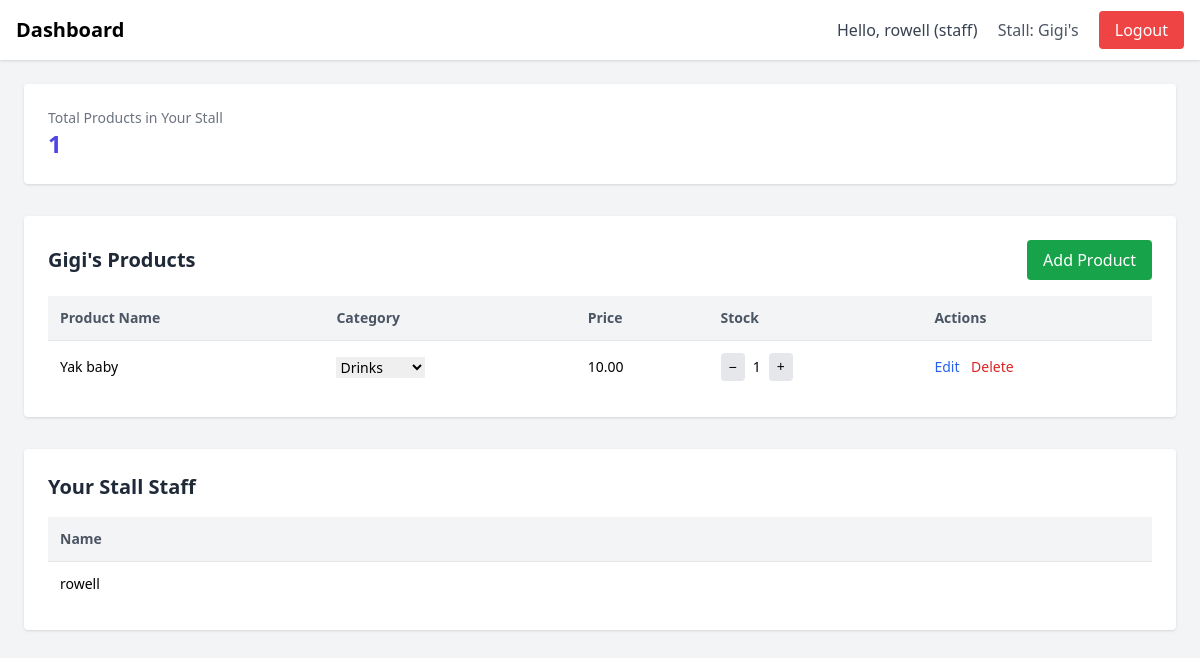
Page /authenticate/dashboard.php (signed in) on the earlier database version.
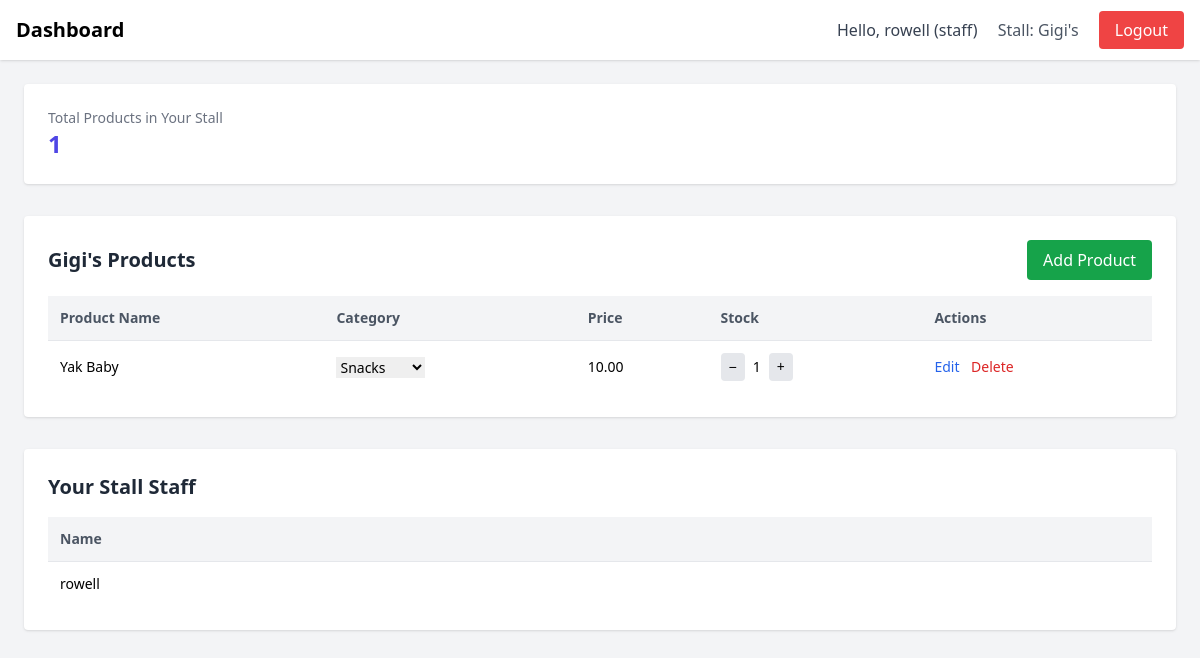
Same page on the later database version.
### tables this page shows
CREATE TABLE `products` (
  `id` int(11) NOT NULL,
  `name` varchar(255) NOT NULL,
  `image_url` varchar(255) DEFAULT NULL,
  `price` decimal(10,2) NOT NULL,
  `stall_id` int(11) NOT NULL,
  `description` varchar(255) DEFAULT NULL,
  `category` varchar(50) DEFAULT NULL,
  `stock` int(11) DEFAULT 0
);

### authenticate/dashboard.php (the view, shortened to what the changed rows need)
<?php
require 'db.php';
$userType = $_SESSION['user_type'];
$userStall = $_SESSION['stall_id'] ?? null;
if ($userType === 'staff') {
  $stmt = $pdo->prepare("SELECT COUNT(*) FROM products WHERE stall_id = ?");
  $stmt->execute([$userStall]);
  $productCount = $stmt->fetchColumn();
  $stmt = $pdo->prepare("SELECT name FROM stalls WHERE id = ?");
  $stmt->execute([$userStall]);
  $stallName = $stmt->fetchColumn();
  $productList = $pdo->prepare("SELECT * FROM products WHERE stall_id = ?");
  $productList->execute([$userStall]);
}
?>
<!DOCTYPE html>
<html lang="en">
<head>
  <script src="https://cdn.tailwindcss.com"></script>
</head>
<body class="bg-gray-100 min-h-screen flex flex-col">
  <nav class="bg-white shadow p-4 flex justify-between items-center">
    <h1 class="font-bold text-xl">Dashboard</h1>
  </nav>
  <main class="flex-grow p-6 space-y-8">
    <?php if ($userType === 'staff'): ?>
      <div class="bg-white p-6 rounded shadow">
        <h2 class="text-2xl font-bold text-indigo-600"><?php echo $productCount; ?></h2>
      </div>
      <section class="bg-white p-6 rounded shadow">
        <div class="flex justify-between items-center mb-4">
          <h2 class="text-xl font-semibold text-gray-800"><?php echo htmlspecialchars($stallName); ?> Products</h2>
        </div>
        <div class="overflow-x-auto">
          <table class="w-full text-sm text-left">
            <thead class="bg-gray-100 text-gray-600">
              <tr>
                <th class="p-3">Product Name</th>
                <th class="p-3">Category</th>
                <th class="p-3">Price</th>
                <th class="p-3">Stock</th>
                <th class="p-3">Actions</th>
              </tr>
            </thead>
            <tbody>
              <?php foreach ($productList as $product): ?>
                <tr class="border-t">
                  <td class="p-3"><?php echo htmlspecialchars($product['name']); ?></td>
                  <td class="p-3">
                    <select onchange="updateCategory(<?= $product['id']; ?>, this.value)">
                      <?php
                      $categories = ['Snacks', 'Beverages', 'Meals', 'Drinks'];
                      foreach ($categories as $cat):
                      ?>
                        <option value="<?= $cat ?>" <?= ($product['category'] === $cat) ? 'selected' : '' ?>>
                          <?= $cat ?>
                        </option>
                      <?php endforeach; ?>
                    </select>
                  </td>
                  <td class="p-3"><?php echo htmlspecialchars($product['price']); ?></td>
                  <td class="p-3 flex items-center gap-2">
                    <button
                      class="bg-gray-200 px-2 py-1 rounded hover:bg-gray-300"
                      onclick="updateStock(<?= $product['id']; ?>, -1)">−</button>
                    <span id="stock-<?= $product['id']; ?>">
                      <?= htmlspecialchars($product['stock']); ?>
                    </span>
                    <button
                      class="bg-gray-200 px-2 py-1 rounded hover:bg-gray-300"
                      onclick="updateStock(<?= $product['id']; ?>, 1)">+</button>
                  </td>
                  <td class="p-3 space-x-2">
                    <a href="#"
                      class="text-blue-600 hover:underline editProductBtn"
                      data-id="<?= $product['id']; ?>"
                      data-name="<?= htmlspecialchars($product['name']); ?>"
                      data-price="<?= $product['price']; ?>"
                      data-image="<?= $product['image_url']; ?>"> Edit </a>
                    <a href="delete_product.php?id=<?php echo $product['id']; ?>" class="text-red-600 hover:underline">Delete</a>
                </tr>
              <?php endforeach; ?>
            </tbody>
          </table>
        </div>
      </section>
      <section class="bg-white p-6 rounded shadow mt-6">
        <h2 class="text-xl font-semibold text-gray-800 mb-4">Your Stall Staff</h2>
        <div class="overflow-x-auto">
          <table class="w-full text-sm text-left">
            <thead class="bg-gray-100 text-gray-600">
              <tr>
                <th class="p-3">Name</th>
              </tr>
            </thead>
          </table>
        </div>
      </section>
  </main>
<?php endif; ?>
</body>
</html>

Differences in the rows shown:
changed products: name "Yak baby" → "Yak Baby"; category+id "Drinks" → "Snacks"
